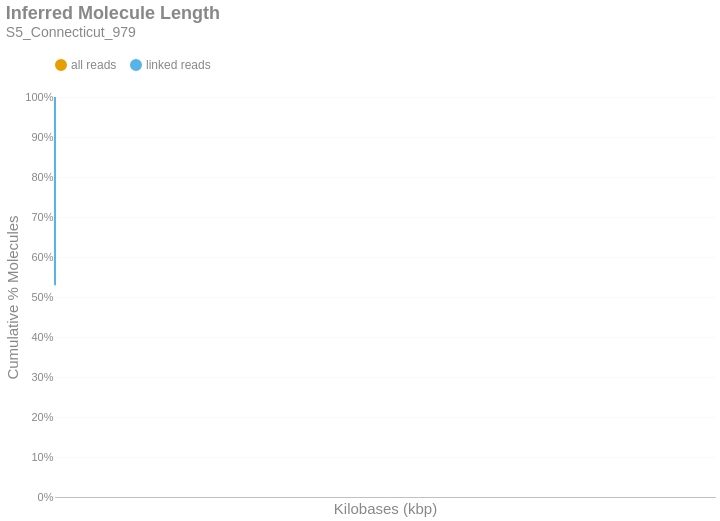

The cell this chart's notebook holds for it:
### Markdown cell above
### Inferred Molecule Length
This is the cumulative frequency distribution of molecule lengths inferred from the first and last alignment positions along a contig for all alignments associated with a single linked-read barcode on a given contig.There are two distributions: one with `all` the alignments (yellow) and another with only `linked reads` (blue). The percent of molecules in the `linked reads` distribution is relative to the total number of linked molecules.

### Code cell
if SKIPLR:
    print_html(f"Skipped")
else:
    binned_df = consolidated_hist(valids['length_inferred']/1000, mask, 10, True)
    binned_df = binned_df.with_columns(
        pl.when(pl.col('bin').cast(pl.Utf8) == '0').then(pl.lit('1')).otherwise(pl.col('bin').cast(pl.Utf8)).alias('bin')
    )
    with SafeRender(binned_df):
        (
            density_plot(binned_df, 'Inferred Molecule Length', samplename, 'inferredlen')
            .transform_calculate(bin_kb='datum.bin / 1000')
            .encode(
                x=alt.X('bin_kb:Q', title="Kilobases (kbp)").scale(type='log', padding=0).axis(labelAngle=-40),
                y=alt.Y('value:Q', title='Cumulative % Molecules')
                    .axis(format='%')
                    .stack(False)
                    .scale(domainMin=0, domainMax=1,padding=0),
                color=alt.Color("key:N").scale(domain = ["all reads", "linked reads"]),
                tooltip = [
                    alt.Tooltip("key:N", title = "Data Type"),
                    alt.Tooltip("range_label:N", title="Kilobases"),
                    alt.Tooltip("value:Q", format = ".2%", title="% Molecules (Cum.)")
                ]
            )
        ).display()

### Figure 1 — Vega-Lite specification as saved in the notebook (floating-point values rounded to 4 significant figures)
{"width": "container", "height": 400, "config": {"title": {"anchor": "start", "dy": -15, "fontSize": 18, "color": "#888888", "subtitleColor": "#888888", "subtitleFontSize": 14}, "arc": {"fill": "#0072B2"}, "axis": {"domainColor": "#888888", "domainWidth": 0.5, "gridWidth": 0.2, "grid": false, "titleFontWeight": 400, "titleFontSize": 15, "labelFontSize": 11, "labelColor": "#888888", "tickColor": "#888888", "tickWidth": 0.2, "titleColor": "#888888"}, "axisBand": {"grid": false}, "axisX": {"grid": true, "tickSize": 10, "domainCap": "round"}, "axisY": {"domain": false, "grid": true, "tickSize": 0, "domainCap": "round"}, "background": "transparent", "header": {"labelFontSize": 15, "labelColor": "#888888", "titleFontSize": 15, "titleFontWeight": 600, "titleColor": "#888888"}, "legend": {"labelFont": "sans-serif", "labelFontSize": 12, "labelColor": "#888888", "symbolSize": 100, "symbolType": "circle", "titleFontSize": 12, "titlePadding": 10, "titleColor": "#888888", "title": null, "orient": "top"}, "range": {"category": ["#E69F00", "#56B4E9", "#009E73", "#F0E442", "#0072B2", "#D55E00", "#CC79A7", "#000000"], "diverging": ["#cfe8f3", "#a2d4ec", "#73bfe2", "#46abdb", "#1696d2", "#12719e"]}, "area": {"fill": "#0072B2", "fillOpacity": 0.7, "line": true, "strokeOpacity": 0.7}, "line": {"color": "#0072B2", "stroke": "#0072B2", "strokeWidth": 2}, "trail": {"color": "#0072B2", "stroke": "#0072B2", "strokeWidth": 0, "size": 1}, "point": {"filled": true, "fillOpacity": 1.0, "size": 95}, "text": {"color": "#888888", "fontSize": 11, "align": "right", "fontWeight": 400, "size": 11}, "bar": {"fill": "#0072B2", "stroke": null}, "view": {"stroke": null, "continuousWidth": 660, "continuousHeight": 400}}, "data": {"name": "data-8494147b3cee67f0a490595c2f8d17af"}, "mark": {"type": "line", "interpolate": "monotone", "point": {"opacity": 0, "size": 275}}, "encoding": {"color": {"field": "key", "scale": {"domain": ["all reads", "linked reads"]}, "type": "nominal"}, "tooltip": [{"field": "key", "title": "Data Type", "type": "nominal"}, {"field": "range_label", "title": "Kilobases", "type": "nominal"}, {"field": "value", "format": ".2%", "title": "% Molecules (Cum.)", "type": "quantitative"}], "x": {"axis": {"labelAngle": -40}, "field": "bin_kb", "scale": {"type": "log", "padding": 0}, "title": "Kilobases (kbp)", "type": "quantitative"}, "y": {"axis": {"format": "%"}, "field": "value", "scale": {"domainMin": 0, "domainMax": 1, "padding": 0}, "stack": false, "title": "Cumulative % Molecules", "type": "quantitative"}}, "params": [{"name": "param_c36ac31b6afebe62", "select": {"type": "point", "fields": ["key"]}, "bind": "legend"}], "title": {"text": "Inferred Molecule Length", "subtitle": "S5_Connecticut_979"}, "transform": [{"fold": ["all reads (cumsum)", "linked reads (cumsum)"]}, {"calculate": "replace(datum.key, ' (cumsum)', '')", "as": "key"}, {"filter": {"param": "param_c36ac31b6afebe62"}}, {"calculate": "datum.bin / 1000", "as": "bin_kb"}], "usermeta": {"embedOptions": {"downloadFileName": "S5_Connecticut_979.inferredlen"}}, "$schema": "https://vega.github.io/schema/vega-lite/v6.1.0.json", "datasets": {"data-8494147b3cee67f0a490595c2f8d17af": [{"bin": "0.0", "interval": "0.0-10.0", "all reads": 0.8654, "linked reads": 0.5294, "all reads (cumsum)": 0.8654, "linked reads (cumsum)": 0.5294, "range_label": "0-9"}, {"bin": "10.0", "interval": "10.0-20.0", "all reads": 0.0721, "linked reads": 0.2512, "all reads (cumsum)": 0.9375, "linked reads (cumsum)": 0.7806, "range_label": "10-19"}, {"bin": "20.0", "interval": "20.0-30.0", "all reads": 0.03555, "linked reads": 0.1247, "all reads (cumsum)": 0.9731, "linked reads (cumsum)": 0.9053, "range_label": "20-29"}, {"bin": "30.0", "interval": "30.0-40.0", "all reads": 0.01592, "linked reads": 0.05595, "all reads (cumsum)": 0.989, "linked reads (cumsum)": 0.9612, "range_label": "30-39"}, {"bin": "40.0", "interval": "40.0-50.0", "all reads": 0.006899, "linked reads": 0.02417, "all reads (cumsum)": 0.9959, "linked reads (cumsum)": 0.9854, "range_label": "40-49"}, {"bin": "50.0", "interval": "50.0-60.0", "all reads": 0.002432, "linked reads": 0.008637, "all reads (cumsum)": 0.9983, "linked reads (cumsum)": 0.994, "range_label": "50-59"}, {"bin": "60.0", "interval": "60.0-70.0", "all reads": 0.0009507, "linked reads": 0.003382, "all reads (cumsum)": 0.9993, "linked reads (cumsum)": 0.9974, "range_label": "60-69"}, {"bin": "70.0", "interval": "70.0-80.0", "all reads": 0.0003985, "linked reads": 0.001418, "all reads (cumsum)": 0.9997, "linked reads (cumsum)": 0.9988, "range_label": "70-79"}, {"bin": "80.0", "interval": "80.0-90.0", "all reads": 0.0001691, "linked reads": 0.0006026, "all reads (cumsum)": 0.9998, "linked reads (cumsum)": 0.9994, "range_label": "80-89"}, {"bin": "90.0", "interval": "90.0-100.0", "all reads": 8.006e-05, "linked reads": 0.0002853, "all reads (cumsum)": 0.9999, "linked reads (cumsum)": 0.9997, "range_label": "90-99"}, {"bin": "100.0", "interval": "100.0-110.0", "all reads": 3.727e-05, "linked reads": 0.0001328, "all reads (cumsum)": 1.0, "linked reads (cumsum)": 0.9999, "range_label": "100-109"}, {"bin": "110.0", "interval": "110.0-120.0", "all reads": 1.709e-05, "linked reads": 6.044e-05, "all reads (cumsum)": 1.0, "linked reads (cumsum)": 0.9999, "range_label": "110-119"}, {"bin": "120.0", "interval": "120.0-130.0", "all reads": 9.124e-06, "linked reads": 3.251e-05, "all reads (cumsum)": 1.0, "linked reads (cumsum)": 1.0, "range_label": "120-129"}, {"bin": "130.0", "interval": "130.0-140.0", "all reads": 5.14e-06, "linked reads": 1.832e-05, "all reads (cumsum)": 1.0, "linked reads (cumsum)": 1.0, "range_label": "130-139"}, {"bin": "140.0", "interval": "140.0-150.0", "all reads": 3.341e-06, "linked reads": 1.191e-05, "all reads (cumsum)": 1.0, "linked reads (cumsum)": 1.0, "range_label": "140-149"}, {"bin": "150.0", "interval": "150.0-160.0", "all reads": 1.542e-06, "linked reads": 5.495e-06, "all reads (cumsum)": 1.0, "linked reads (cumsum)": 1.0, "range_label": "150-159"}, {"bin": "160.0", "interval": "160.0-170.0", "all reads": 5.14e-07, "linked reads": 1.832e-06, "all reads (cumsum)": 1.0, "linked reads (cumsum)": 1.0, "range_label": "160-169"}, {"bin": "170.0", "interval": "170.0-180.0", "all reads": 1.285e-07, "linked reads": 4.579e-07, "all reads (cumsum)": 1.0, "linked reads (cumsum)": 1.0, "range_label": "170-179"}, {"bin": "180.0", "interval": "180.0-190.0", "all reads": 2.57e-07, "linked reads": 9.158e-07, "all reads (cumsum)": 1.0, "linked reads (cumsum)": 1.0, "range_label": "180-189"}, {"bin": "190.0", "interval": "190.0-200.0", "all reads": 1.285e-07, "linked reads": 4.579e-07, "all reads (cumsum)": 1.0, "linked reads (cumsum)": 1.0, "range_label": "190-199"}, {"bin": "200.0", "interval": "200.0-210.0", "all reads": 2.57e-07, "linked reads": 9.158e-07, "all reads (cumsum)": 1.0, "linked reads (cumsum)": 1.0, "range_label": "200-209"}]}}
